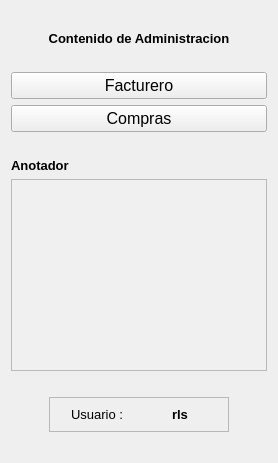
      <widget class="QWidget" name="tab">
       <attribute name="title">
        <string>Página</string>
       </attribute>
       <layout class="QVBoxLayout" name="verticalLayout_3">
        <item>
         <spacer name="horizontalSpacer_8">
          <property name="orientation">
           <enum>Qt::Orientation::Horizontal</enum>
          </property>
          <property name="sizeHint" stdset="0">
           <size>
            <width>40</width>
            <height>20</height>
           </size>
          </property>
         </spacer>
        </item>
        <item>
         <widget class="QLabel" name="label_3">
          <property name="font">
           <font>
            <pointsize>10</pointsize>
            <bold>true</bold>
           </font>
          </property>
          <property name="text">
           <string>Contenido de Administracion</string>
          </property>
          <property name="alignment">
           <set>Qt::AlignmentFlag::AlignCenter</set>
          </property>
         </widget>
        </item>
        <item>
         <spacer name="horizontalSpacer_9">
          <property name="orientation">
           <enum>Qt::Orientation::Horizontal</enum>
          </property>
          <property name="sizeHint" stdset="0">
           <size>
            <width>40</width>
            <height>20</height>
           </size>
          </property>
         </spacer>
        </item>
        <item>
         <widget class="QPushButton" name="pushButton_21">
          <property name="font">
           <font>
            <pointsize>12</pointsize>
            <bold>false</bold>
           </font>
          </property>
          <property name="text">
           <string>Facturero</string>
          </property>
          <property name="icon">
           <iconset theme="QIcon::ThemeIcon::MailMessageNew"/>
          </property>
         </widget>
        </item>
        <item>
         <widget class="QPushButton" name="pushButton_22">
          <property name="font">
           <font>
            <pointsize>12</pointsize>
            <bold>false</bold>
           </font>
          </property>
          <property name="text">
           <string>Compras</string>
          </property>
          <property name="icon">
           <iconset theme="QIcon::ThemeIcon::MailMessageNew"/>
          </property>
         </widget>
        </item>
        <item>
         <spacer name="horizontalSpacer_10">
          <property name="orientation">
           <enum>Qt::Orientation::Horizontal</enum>
          </property>
          <property name="sizeHint" stdset="0">
           <size>
            <width>40</width>
            <height>20</height>
           </size>
          </property>
         </spacer>
        </item>
        <item>
         <widget class="QLabel" name="label_63">
          <property name="font">
           <font>
            <pointsize>10</pointsize>
            <bold>true</bold>
           </font>
          </property>
          <property name="text">
           <string>Anotador</string>
          </property>
         </widget>
        </item>
        <item>
         <widget class="QTextEdit" name="textEdit">
          <property name="styleSheet">
           <string notr="true">background-color: #f0f0f0;
</string>
          </property>
         </widget>
        </item>
        <item>
         <spacer name="horizontalSpacer_164">
          <property name="orientation">
           <enum>Qt::Orientation::Horizontal</enum>
          </property>
          <property name="sizeHint" stdset="0">
           <size>
            <width>40</width>
            <height>20</height>
           </size>
          </property>
         </spacer>
        </item>
        <item alignment="Qt::AlignmentFlag::AlignHCenter">
         <widget class="QFrame" name="frame_3">
          <property name="minimumSize">
           <size>
            <width>180</width>
            <height>0</height>
           </size>
          </property>
          <property name="maximumSize">
           <size>
            <width>180</width>
            <height>16777215</height>
           </size>
          </property>
          <property name="frameShape">
           <enum>QFrame::Shape::StyledPanel</enum>
          </property>
          <property name="frameShadow">
           <enum>QFrame::Shadow::Raised</enum>
          </property>
          <layout class="QHBoxLayout" name="horizontalLayout_2">
           <item alignment="Qt::AlignmentFlag::AlignHCenter">
            <widget class="QLabel" name="label_10">
             <property name="font">
              <font>
               <pointsize>10</pointsize>
               <bold>false</bold>
              </font>
             </property>
             <property name="text">
              <string>Usuario :</string>
             </property>
            </widget>
           </item>
           <item alignment="Qt::AlignmentFlag::AlignHCenter">
            <widget class="QLabel" name="label_11">
             <property name="font">
              <font>
               <pointsize>10</pointsize>
               <bold>true</bold>
              </font>
             </property>
             <property name="text">
              <string>rls</string>
             </property>
            </widget>
           </item>
          </layout>
         </widget>
        </item>
        <item>
         <spacer name="horizontalSpacer_165">
          <property name="orientation">
           <enum>Qt::Orientation::Horizontal</enum>
          </property>
          <property name="sizeHint" stdset="0">
           <size>
            <width>40</width>
            <height>20</height>
           </size>
          </property>
         </spacer>
        </item>
       </layout>
      </widget>
